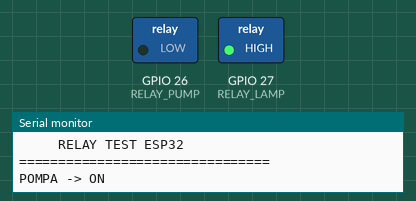
This sketch was run on a simulated ESP32. Parts: switched loads named in the sketch (green lamp = pin HIGH), the last lines printed to the serial monitor.

Above: at 2.5 s.
At 5.2 s:
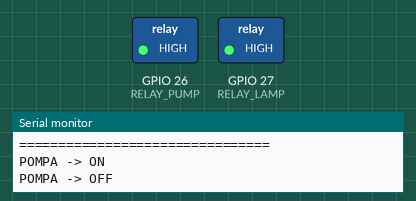
At 8.0 s:
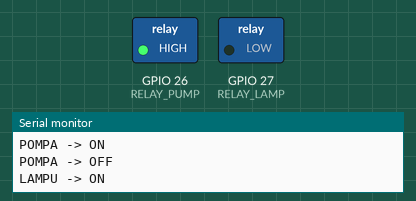
Timing chart, 0 to 14.3 s (numbered marks = the images above):
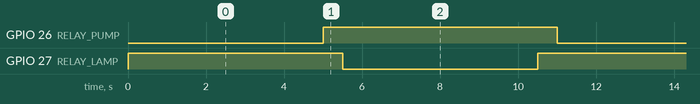

The sketch:

cekrelay.ino
```cpp
// ==========================================
// TEST RELAY ESP32
// Pump  : GPIO 26
// Lamp  : GPIO 27
// ==========================================

#define RELAY_PUMP 26
#define RELAY_LAMP 27

// Kebanyakan relay module = ACTIVE LOW
#define RELAY_ON  LOW
#define RELAY_OFF HIGH

void setup() {
  Serial.begin(115200);

  pinMode(RELAY_PUMP, OUTPUT);
  pinMode(RELAY_LAMP, OUTPUT);

  // Pastikan kedua relay mati saat boot
  digitalWrite(RELAY_PUMP, RELAY_OFF);
  digitalWrite(RELAY_LAMP, RELAY_OFF);

  Serial.println("================================");
  Serial.println("     RELAY TEST ESP32");
  Serial.println("================================");
}

void loop() {

  // ==============================
  // POMPA ON
  // ==============================
  Serial.println("POMPA -> ON");

  digitalWrite(RELAY_PUMP, RELAY_ON);
  digitalWrite(RELAY_LAMP, RELAY_OFF);

  delay(5000);

  // ==============================
  // POMPA OFF
  // ==============================
  Serial.println("POMPA -> OFF");

  digitalWrite(RELAY_PUMP, RELAY_OFF);

  delay(500);


  // ==============================
  // LAMPU ON
  // ==============================
  Serial.println("LAMPU -> ON");

  digitalWrite(RELAY_PUMP, RELAY_OFF);
  digitalWrite(RELAY_LAMP, RELAY_ON);

  delay(5000);

  // ==============================
  // LAMPU OFF
  // ==============================
  Serial.println("LAMPU -> OFF");

  digitalWrite(RELAY_LAMP, RELAY_OFF);

  delay(500);
}
```

Measured:
- by itself, GPIO 26 (RELAY_PUMP), GPIO 27 (RELAY_LAMP): alternates HIGH for 6.0 s and LOW for 5.0 s
- by itself, everything shown: repeats every 11.0 s, in 4 steps
